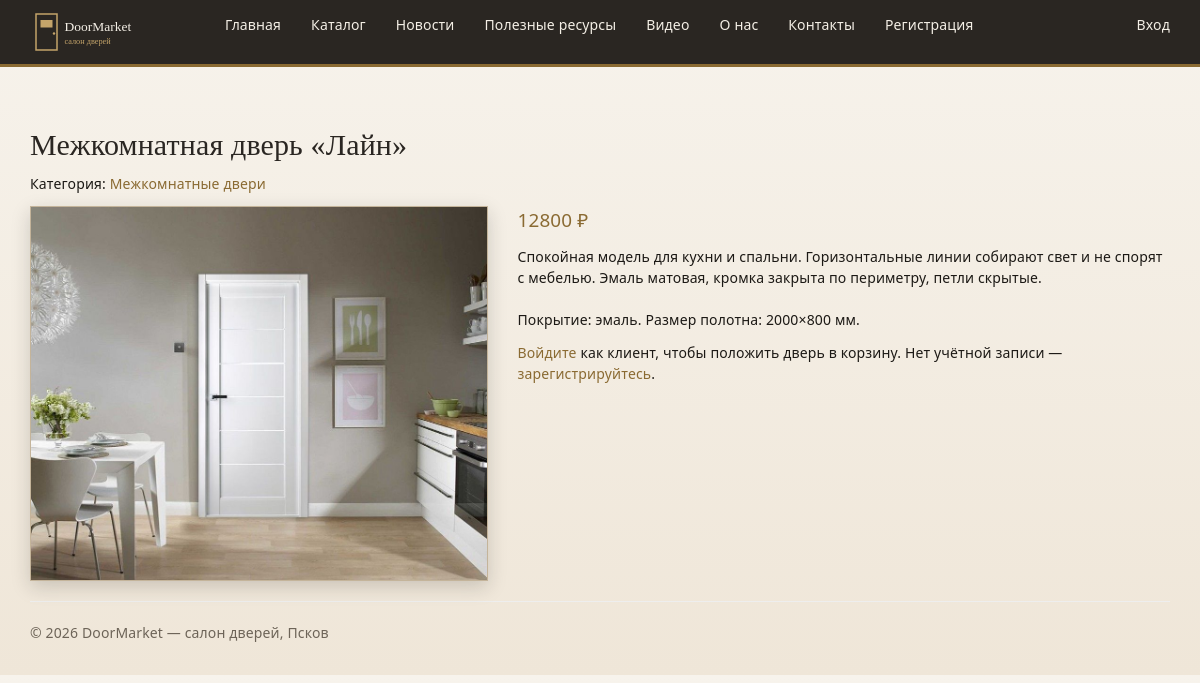
/catalog/item/1/, run on the app's committed database.
### app/models.py (models this page shows, shortened)
class Product(models.Model):
    name = models.CharField(max_length=200, verbose_name="Название")
    short_description = models.TextField(verbose_name="Краткое описание")
    full_description = models.TextField(verbose_name="Полное описание")
    price = models.DecimalField(max_digits=10, decimal_places=2, verbose_name="Цена")
    image = models.FileField(upload_to='products', default='temp.jpg', verbose_name="Путь к картинке")
    category = models.ForeignKey(Category, on_delete=models.CASCADE, verbose_name="Категория")
    class Meta:
        db_table = "Products"
        verbose_name = "товар"
        verbose_name_plural = "товары каталога"
        ordering = ["name"]

class Category(models.Model):
    name = models.CharField(max_length=100, verbose_name="Название")
    description = models.TextField(verbose_name="Описание")
    class Meta:
        db_table = "Categories"
        verbose_name = "категория"
        verbose_name_plural = "категории каталога"
        ordering = ["name"]

### app/views.py (the view)
# urls.py: path('catalog/item/<int:parametr>/', views.catalog_item, name='catalog_item'),
def catalog_item(request, parametr):
    assert isinstance(request, HttpRequest)
    product = Product.objects.get(id=parametr)
    return render(
        request,
        'app/product.html',
        {
            'title': product.name,
            'product': product,
            'year': _year(),
        }
    )

### app/views.py (called while the page is built)
def _year():
    return datetime.now().year

### app/templates/app/product.html (shortened to what this page needs)
{% extends "app/layout.html" %}
{% block content %}
<h2>{{ product.name }}</h2>
<p>Категория: <a href="{% url 'catalog_items' parametr=product.category.id %}">{{ product.category.name }}</a></p>
<div class="row">
    <div class="col-md-5">
        {% if product.image and product.image.url != '/media/temp.jpg' %}
        <img class="product-photo" src="{{ product.image.url }}" alt="{{ product.name }}" />
        {% endif %}
    </div>
    <div class="col-md-7">
        <p class="price">{{ product.price|floatformat:0 }} ₽</p>
        <p>{{ product.full_description|linebreaksbr }}</p>
        {% if user.is_authenticated and not user.is_staff and not user.is_superuser %}
        <form method="post" action="{% url 'cart_add' parametr=product.id %}">
            {% csrf_token %}
            <button type="submit" class="btn btn-default">В корзину</button>
        </form>
        {% elif not user.is_authenticated %}
        <p><a href="{% url 'login' %}">Войдите</a> как клиент, чтобы положить дверь в корзину. Нет учётной записи — <a href="{% url 'registration' %}">зарегистрируйтесь</a>.</p>
        {% endif %}
    </div>
</div>
{% endblock %}

### app/static/app/content/site.css (style rules this page uses)
body { padding-top: 110px; padding-bottom: 20px; }
body { color: #1c1915; background-color: #f3eee6; background-image: linear-gradient(180deg, #f7f3ec 0%, #efe6d8 100%); font-family: "Segoe UI", Georgia, "Times New Roman", serif; letter-spacing: 0.01em; line-height: 1.5; text-align: left; }
h1, h2, h3 { color: #2a2622; font-family: Georgia, "Times New Roman", serif; margin-top: 18px; margin-bottom: 12px; }
p { margin: 0 0 12px; }
a { color: #8a6a32; text-decoration: none; }
.product-card img, .product-photo, .post-image, #myCarousel .item img, #productCarousel .item img { width: 100%; border: 1px solid #c4b49a; }
.product-photo, .post-image { box-shadow: 0 6px 18px rgba(28, 25, 21, 0.18); }
.price { font-size: 1.35em; color: #8a6a32; }

### data on the page
Product: name "Межкомнатная дверь «Лайн»", category.name "Межкомнатные двери", image (picture), price "12800", full_description "Спокойная модель для кухни и спальни. Горизонтальные линии собирают свет и не спорят с мебелью. Эмаль матовая, кромка закрыта по периметру, петли скрытые. Покрытие: эмаль. Размер полотна: 2000×800 мм."

### other printed values
{{ year }} "2026"
